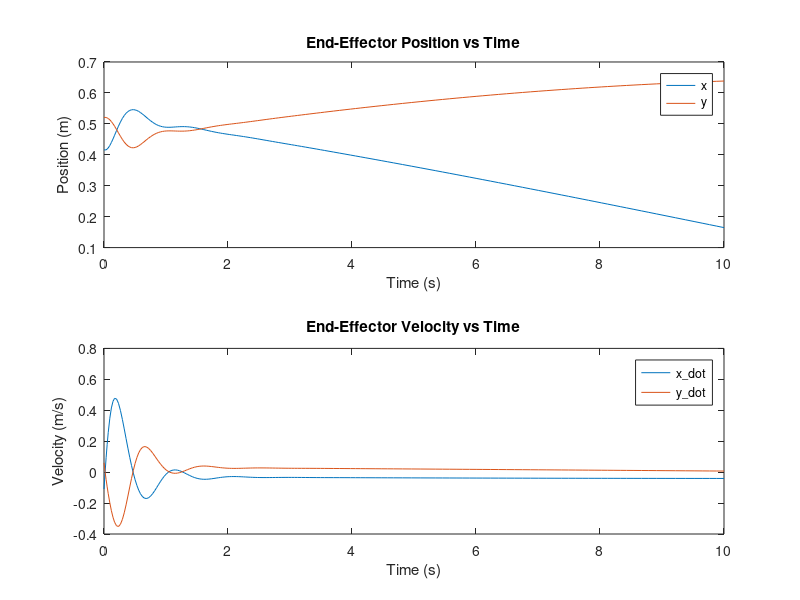

Here is the MATLAB script that generated this plot:
function simulate_robot_motion()
    % Initial conditions (ensure double precision)
    q_init = [pi/5; pi/5];  % Initial joint angles (radians)
    q_dot_init = [0.1; 0.2];  % Initial joint angular velocities (rad/s)
    L1 = 0.4; % Length of the first link (m)
    L2 = 0.3; % Length of the second link (m)

    % Define target trajectory (desired angles and velocities increasing linearly)
    q_desired = @(t) [pi/6 + 0.05 * t; pi/8 + 0.03 * t]; % Desired joint angles
    q_dot_desired = @(t) [0.05; 0.03]; % Desired joint angular velocities
    q_ddot_desired = @(t) [0; 0]; % Desired joint accelerations

    % Initial state vector [q1, q2, q1_dot, q2_dot]
    init_conditions = double([q_init; q_dot_init]);

    % Solve robot motion equations using ode45
    [T, Q] = ode45(@(t, q) robot_dynamics_with_control(t, q, L1, L2, q_desired(t), q_dot_desired(t), q_ddot_desired(t)), [0 10], init_conditions);

    % Extract angles and angular velocities
    q1 = Q(:, 1);
    q2 = Q(:, 2);
    q1_dot = Q(:, 3);
    q2_dot = Q(:, 4);

    % Compute end-effector position and velocity
    x = L1 * cos(q1) + L2 * cos(q1 + q2);
    y = L1 * sin(q1) + L2 * sin(q1 + q2);

    x_dot = -L1 * sin(q1) .* q1_dot - L2 * sin(q1 + q2) .* (q1_dot + q2_dot);
    y_dot = L1 * cos(q1) .* q1_dot + L2 * cos(q1 + q2) .* (q1_dot + q2_dot);

    % Plot results
    figure;
    subplot(2, 1, 1);
    plot(T, x, T, y);
    title('End-Effector Position vs Time');
    xlabel('Time (s)');
    ylabel('Position (m)');
    legend('x', 'y');

    subplot(2, 1, 2);
    plot(T, x_dot, T, y_dot);
    title('End-Effector Velocity vs Time');
    xlabel('Time (s)');
    ylabel('Velocity (m/s)');
    legend('x\_dot', 'y\_dot');
end

% Robot dynamics equation including controller
function dqdt = robot_dynamics_with_control(t, q, L1, L2, q_desired, q_dot_desired, q_ddot_desired)
    % Current state
    q1 = q(1);
    q2 = q(2);
    q1_dot = q(3);
    q2_dot = q(4);

    % Define PD controller gains
    Kp = diag([50, 50]); % Proportional gain
    Kd = diag([5, 5]); % Derivative gain

    % Error computation
    error = [q1; q2] - q_desired;
    error_dot = [q1_dot; q2_dot] - q_dot_desired;

    % Control torque (PD Controller)
    tau = -Kp * error - Kd * error_dot;

    % Inertia matrix for dynamics (simplified assumptions)
    M = [1, 0; 0, 1]; % Simplified inertia matrix
    C = [0, 0; 0, 0]; % Coriolis forces neglected
    G = [0; 0]; % Gravity effects neglected

    % Acceleration calculation
    q_ddot = M \ (tau - C * [q1_dot; q2_dot] - G);

    % Return state derivatives
    dqdt = [q1_dot; q2_dot; q_ddot];
end
